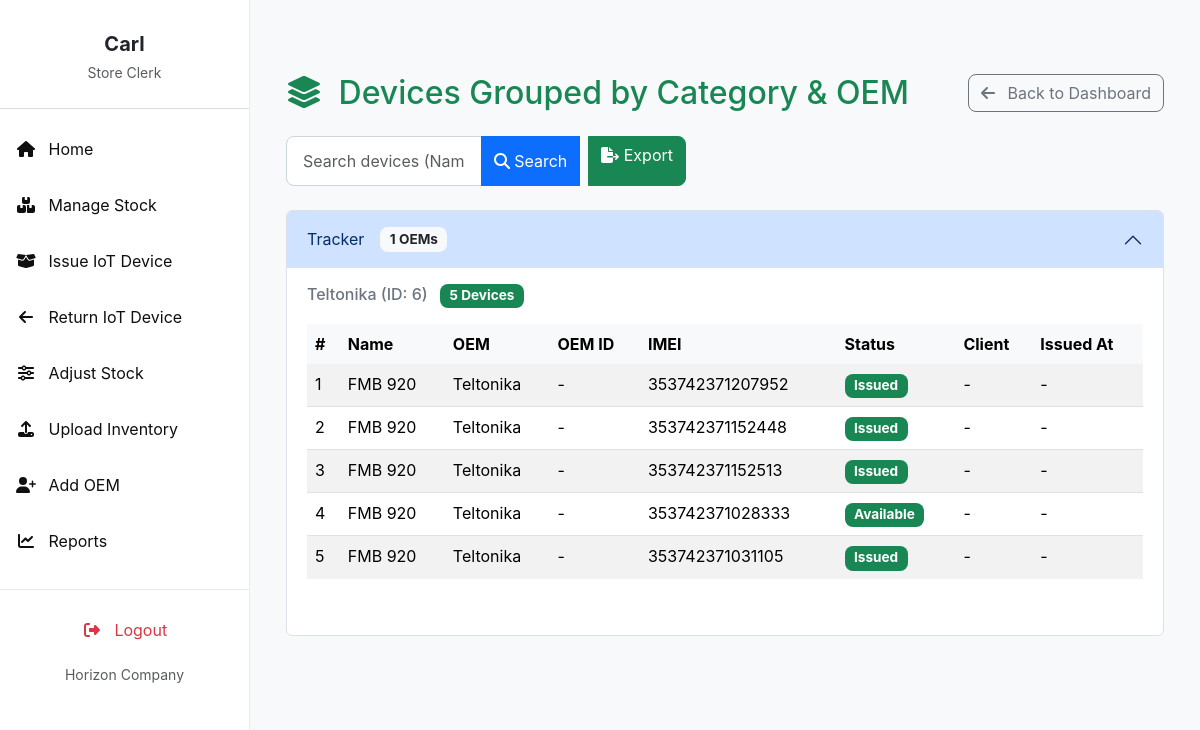
The app's page /inventory_list/ (signed in) with its own data.
### invent/models.py (models this page shows, shortened)
class Device(models.Model):
    STATUS_CHOICES = (
        ('available', 'Available'),
        ('issued', 'Issued'),
        ('returned', 'Returned'),
        ('faulty', 'Faulty'),
    )
    name = models.CharField(max_length=255)
    oem = models.ForeignKey(
        OEM,
        on_delete=models.SET_NULL,
        null=True,
        blank=False,
        related_name='devices'
    )
    product_id = models.CharField(max_length=30, blank=True)
    total_quantity = models.PositiveIntegerField(default=1)
    quantity_issued = models.PositiveIntegerField(default=0)
    imei_no = models.CharField(
        max_length=50, unique=True, null=True, blank=True)
    serial_no = models.CharField(
        max_length=50, unique=True, null=True, blank=True)
    mac_address = models.CharField(
        max_length=50, unique=True, null=True, blank=True)
    category = models.CharField(
        max_length=100, blank=True, help_text="e.g. Laptop or Router")
    manufacturer = models.CharField(max_length=100, blank=True)
    description = models.TextField(blank=True)
    branch = models.ForeignKey(
        Branch, on_delete=models.SET_NULL, null=True, blank=True)
    country = models.ForeignKey(
        Country, on_delete=models.SET_NULL, null=True, blank=True)
    status = models.CharField(
        max_length=20, choices=STATUS_CHOICES, default='available')
    class Meta:
        permissions = [
            ("can_issue_item", "Can issue device to client"),
            ("can_return_item", "Can record device returns"),
        ]

class OEM(models.Model):  # Formerly Supplier
    name = models.CharField(max_length=100, unique=True)
    contact_person = models.CharField(max_length=100, blank=True)
    phone_email = models.CharField(max_length=100, blank=True)
    address = models.CharField(max_length=255, blank=True)

### invent/views.py (the view, shortened to what this page needs)
# urls.py: path('inventory_list/', views.inventory_list_view, name='inventory_list'),
@login_required
def inventory_list_view(request):
    query = request.GET.get('q', '')
    status = request.GET.get('status', 'all')
    page = request.GET.get('page', 1)
    per_page = 10  # Set how many devices per page
    user = request.user
    if user.is_superuser:
        devices = Device.objects.select_related(
            'oem', 'branch').order_by('category', 'oem__name', 'id')
    else:
        user_country = getattr(user.profile, "country", None)
        devices = Device.objects.select_related('oem', 'branch').filter(
            branch__country=user_country).order_by('category', 'oem__name', 'id')
    if status and status != 'all':
        devices = devices.filter(status=status)
    for device in devices:
        last_issuance = (
            IssuanceRecord.objects
            .filter(device=device)
            .order_by('-issued_at')
            .select_related('client')
            .first()
        )
        device.current_client = last_issuance.client if last_issuance else None
        device.issued_at = last_issuance.issued_at if last_issuance else None
    grouped_devices = defaultdict(lambda: defaultdict(list))
    for device in devices:
        oem_label = f"{device.oem.name} (ID: {device.oem.id})" if device.oem else "-"
        grouped_devices[device.category][oem_label].append(device)
    paginated_grouped_devices = {}
    for category, oems in grouped_devices.items():
        paginated_grouped_devices[category] = {}
        for oem_label, device_list in oems.items():
            paginator = Paginator(device_list, per_page)
            try:
                page_obj = paginator.page(page)
            except Exception:
                page_obj = paginator.page(1)
            paginated_grouped_devices[category][oem_label] = page_obj
    context = {
        'grouped_devices': paginated_grouped_devices,
        'query': query,
        'status': status,
        'page': page,
    }
    return render(request, 'invent/list_device_grouped.html', context)

### invent/context_processors.py (called while the page is built)
def user_branch(request):
    branch = None
    try:
        if request.user.is_authenticated:
            profile = getattr(request.user, 'profile', None)
            branch = getattr(profile, 'branch', None)
    except Exception:
        branch = None
    return {'user_branch': branch}

### invent/templates/invent/list_device_grouped.html (shortened to what this page needs)
{% extends 'invent/base_store_clerk.html' %}
{% load static %}
{% block content %}
<div class="container-fluid mt-4">
    <div class="d-flex justify-content-between align-items-center mb-4">
        <h2 class="mb-0 text-primary">
            <i class="fas fa-layer-group me-2"></i> Devices Grouped by Category & OEM
        </h2>
        <a href="{% url 'store_clerk_dashboard' %}" class="btn btn-outline-secondary">
            <i class="fas fa-arrow-left me-2"></i> Back to Dashboard
        </a>
    </div>
    <form method="get" class="mb-4" style="max-width:400px;">
      <div class="input-group">
        <input type="text" class="form-control" name="q" placeholder="Search devices (Name, IMEI, Serial, OEM, Client...)" value="{{ query|default_if_none:'' }}">
        <button class="btn btn-primary" type="submit">
          <i class="fas fa-search"></i> Search
        </button>
        <a href="{% url 'export_grouped_inventory' %}?q={{ query }}&status={{ status }}" class="btn btn-success ms-2">
          <i class="fas fa-file-export"></i> Export
        </a>
      </div>
    </form>
    <div class="accordion" id="categoryAccordion">
        {% for category, oems in grouped_devices.items %}
        <div class="accordion-item mb-3">
            <h2 class="accordion-header" id="heading{{ forloop.counter }}">
                <button class="accordion-button {% if not forloop.first %}collapsed{% endif %}" type="button" data-bs-toggle="collapse" data-bs-target="#collapse{{ forloop.counter }}" aria-expanded="{% if forloop.first %}true{% else %}false{% endif %}" aria-controls="collapse{{ forloop.counter }}">
                    {{ category|default:"Uncategorized" }}
                    <span class="badge bg-light text-dark ms-3">{{ oems|length }} OEMs</span>
                </button>
            </h2>
            <div id="collapse{{ forloop.counter }}" class="accordion-collapse collapse {% if forloop.first %}show{% endif %}" aria-labelledby="heading{{ forloop.counter }}" data-bs-parent="#categoryAccordion">
                <div class="accordion-body">
                    {% for oem_label, devices in oems.items %}
                        <h6 class="mb-3 text-secondary">
                            {{ oem_label|default:"[No OEM]" }}
                            <span class="badge bg-success ms-2">{{ devices|length }} Devices</span>
                        </h6>
                        <div class="table-responsive mb-4">
                            <table class="table table-striped table-hover">
                                <thead class="table-light">
                                    <tr>
                                        <th>#</th>
                                        <th>Name</th>
                                        <th>OEM</th>
                                        <th>OEM ID</th>
                                        <th>IMEI</th>
                                        <th>Status</th>
                                        <th>Client</th>
                                        <th>Issued At</th>
                                    </tr>
                                </thead>
                                <tbody>
                                    {% for device in devices %}
                                    <tr>
                                        <td>{{ forloop.counter }}</td>
                                        <td>{{ device.name }}</td>
                                        <td>{{ device.oem.name|default:"-" }}</td>
                                        <td>{{ device.oem.oem_id|default:"-" }}</td>
                                        <td>{{ device.imei_no|default:"-" }}</td>
                                        <td>
                                            <span class="badge
                                                {% if device.status == 'available' %}bg-success
                                                {% elif device.status == 'issued' %}bg-primary
                                                {% elif device.status == 'returned' %}bg-secondary
                                                {% elif device.status == 'faulty' %}bg-danger
                                                {% else %}bg-dark{% endif %}">
                                                {{ device.get_status_display }}
                                            </span>
                                        </td>
                                        <td>
                                            {% if device.current_client %}{{ device.current_client.name }}{% else %}-{% endif %}
                                        </td>
                                        <td>
                                            {% if device.issued_at %}{{ device.issued_at|date:"Y-m-d H:i" }}{% else %}-{% endif %}
                                        </td>
                                    </tr>
                                    {% endfor %}
                                </tbody>
                            </table>
                        </div>
                    {% endfor %}
                </div>
            </div>
        </div>
        {% empty %}
        <div class="alert alert-info text-center py-4" role="alert">
            <i class="fas fa-info-circle fa-2x mb-3"></i>
            <p class="mb-0">No devices found.</p>
        </div>
        {% endfor %}
    </div>
</div>
{% endblock %}

### invent/templates/invent/base_store_clerk.html (shortened to what this page needs)
<!DOCTYPE html>
<html lang="en">
    {% if user_branch %}
  <span class="badge bg-info text-dark">Branch: {{ user_branch.name }}</span>
{% else %}
  <span class="text-muted">Branch: Unassigned</span>
{% endif %}
<head>
    <link href="https://cdn.jsdelivr.net/npm/bootstrap@5.3.3/dist/css/bootstrap.min.css" rel="stylesheet">
    <link href="https://cdnjs.cloudflare.com/ajax/libs/font-awesome/6.4.0/css/all.min.css" rel="stylesheet">
    <link href="https://cdn.jsdelivr.net/npm/select2@4.1.0-rc.0/dist/css/select2.min.css" rel="stylesheet" />
    <link href="https://cdn.jsdelivr.net/npm/select2-bootstrap-5-theme@1.3.0/dist/select2-bootstrap-5-theme.min.css" rel="stylesheet" />
</head>
<body>
    <nav id="sidebarMenu" class="sidebar-wrapper collapse d-md-block">
        <div class="sidebar-content">
            <div class="text-center mb-4 pt-3">
                <h5 class="fw-bold mb-1 text-dark">{{ user.first_name|default:user.username }}</h5>
                <small class="text-muted">Store Clerk</small>
            </div>
            <hr class="border-secondary opacity-25" />
            <ul class="nav flex-column">
                <li class="nav-item mb-2">
                    <a class="nav-link {% if request.resolver_match.url_name == 'store_clerk_dashboard' %}active{% endif %}" href="{% url 'store_clerk_dashboard' %}">
                       <i class="fas fa-fw fa-home me-2"></i> Home
                    </a>
                </li>
                <li class="nav-item mb-2">
                    <a class="nav-link {% if request.resolver_match.url_name == 'manage_stock' %}active{% endif %}" href="{% url 'manage_stock' %}">
                        <i class="fas fa-fw fa-boxes me-2"></i> Manage Stock
                    </a>
                </li>
                <li class="nav-item mb-2 d-flex justify-content-between align-items-center">
                    <a class="nav-link {% if request.resolver_match.url_name == 'issue_device' %}active{% endif %}" href="{% url 'issue_device' %}">
                        <i class="fas fa-fw fa-box-open me-2"></i> Issue IoT Device
                    </a>
                </li>
                <li class="nav-item mb-2">
                    <a class="nav-link {% if request.resolver_match.url_name == 'return_device' %}active{% endif %}" href="{% url 'return_device' %}">
                        <i class="fas fa-fw fa-arrow-left me-2"></i> Return IoT Device
                    </a>
                </li>
                <li class="nav-item mb-2">
                    <a class="nav-link {% if request.resolver_match.url_name == 'adjust_stock' %}active{% endif %}" href="{% url 'adjust_stock' %}">
                        <i class="fas fa-fw fa-sliders-h me-2"></i> Adjust Stock
                    </a>
                </li>
                <li class="nav-item mb-2">
                    <a class="nav-link {% if 'admin:invent_device_changelist' in request.resolver_match.view_name %}active{% endif %}" href="{% url 'admin:invent_device_changelist' %}">
                        <i class="fas fa-fw fa-upload me-2"></i> Upload Inventory
                    </a>
                </li>
                <li class="nav-item mb-2">
                    <a class="nav-link {% if request.resolver_match.url_name == 'add_oem' %}active{% endif %}" href="{% url 'add_oem' %}">
                        <i class="fas fa-fw fa-user-plus me-2"></i> Add OEM
                    </a>
                </li>
                <li class="nav-item mb-2">
                    <a class="nav-link {% if request.resolver_match.url_name == 'reports' %}active{% endif %}" href="{% url 'reports' %}">
                        <i class="fas fa-fw fa-chart-line me-2"></i> Reports
                    </a>
                </li>
            </ul> </div>
        <div class="sidebar-bottom">
            <ul class="nav flex-column mb-2">
                <li class="nav-item">
                    <a class="nav-link text-danger logout-link" href="{% url 'logout' %}">
                        <i class="fas fa-fw fa-right-from-bracket me-2"></i> Logout
                    </a>
                </li>
            </ul>
            <small class="text-muted">Horizon Company</small>
        </div>
    </nav>
    <main class="main-content">
        {% block content %}{% endblock %}
    </main>
</body>
</html>

### invent/templates/invent/base_store_clerk.html (style rules this page uses)
:root { --bs-primary: #198754; --bs-primary-rgb: 25, 135, 84; --bs-btn-primary-color: #fff; --bs-btn-primary-bg: var(--bs-primary); --bs-btn-primary-border-color: var(--bs-primary); --bs-btn-primary-hover-bg: #157347; --bs-btn-primary-hover-border-color: #146c43; --bs-btn-primary-active-bg: #13653f; --bs-btn-primary-active-border-color: #125f3c; --bs-link-color: var(--bs-primary); --bs-link-hover-color: #157347; --sidebar-bg: white; --sidebar-text: #0f0f0f; --sidebar-active: #178526; --sidebar-hover: #15b33c; }
body { font-family: 'Inter', sans-serif; background-color: #f8f9fa; margin: 0; }
.sidebar-wrapper { position: fixed; top: 0; bottom: 0; left: 0; width: 250px; background-color: var(--sidebar-bg); color: var(--sidebar-text); border-right: 1px solid #e9ecef; z-index: 1030; display: flex; flex-direction: column; }
.sidebar-content { flex-grow: 1; overflow-y: auto; padding-top: 1rem; padding-bottom: 1rem; max-height: calc(100vh - 120px); scrollbar-width: thin; scrollbar-color: var(--bs-primary) #f1f1f1; }
.sidebar-wrapper .nav-link { color: var(--sidebar-text); padding: 0.75rem 1rem; border-radius: 0.5rem; transition: background-color 0.2s ease, color 0.2s ease; }
.sidebar-wrapper .nav-link.text-danger { color: #dc3545 !important; }
.sidebar-bottom { padding-top: 1rem; padding-bottom: 1rem; text-align: center; border-top: 1px solid #e9ecef; }
.main-content { margin-left: 250px; padding: 1.5rem; min-height: 100vh; overflow-x: hidden; transition: margin-left 0.3s ease-in-out; }
.btn { border-radius: 0.5rem; }
.badge { border-radius: 0.5rem; padding: 0.4em 0.7em; font-size: 0.85em; }
.table thead th { border-bottom: none; }
.table tbody tr:last-child td { border-bottom: none; }
.form-control, .form-select { border-radius: 0.5rem; border-color: #ced4da; padding: 0.75rem 1rem; }

### records on screen
Device: grouped_devices "Tracker", name "FMB 920", oem.name "Teltonika", oem.oem_id "-", imei_no "353742371207952", status "Issued"
Device: name "FMB 920", oem.name "Teltonika", oem.oem_id "-", imei_no "353742371152448", status "Issued"
Device: name "FMB 920", oem.name "Teltonika", oem.oem_id "-", imei_no "353742371152513", status "Issued"
Device: name "FMB 920", oem.name "Teltonika", oem.oem_id "-", imei_no "353742371028333", status "Available"
Device: name "FMB 920", oem.name "Teltonika", oem.oem_id "-", imei_no "353742371031105", status "Issued"

### other values on screen
{{ user.first_name|default:user.username }} "Carl"
{{ oems|length }} "1"
{{ oem_label|default:"[No OEM]" }} "Teltonika (ID: 6)"
{{ devices|length }} "5"
